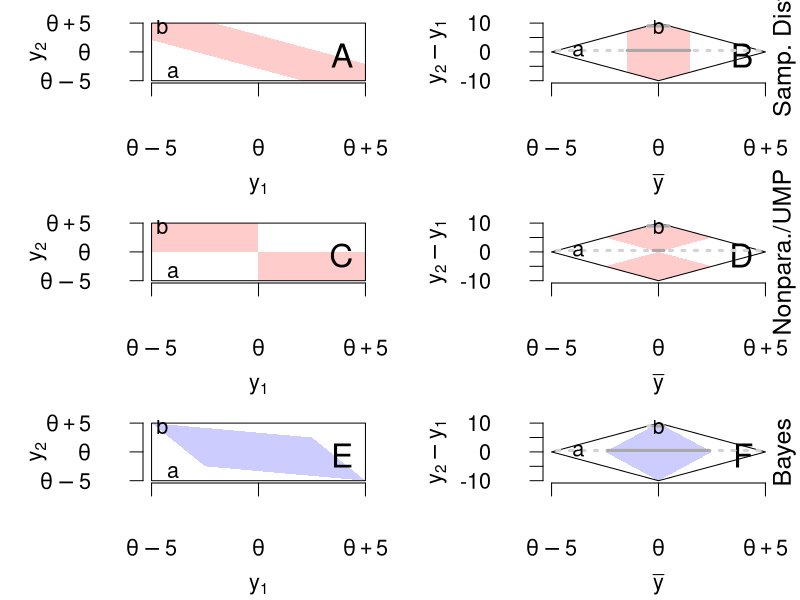

This chart was generated by the following R code:

x.a = c(.1,.15)
x.b = c(.05,.95)

ci2.width=.5*(1-1/sqrt(2))


par(mfrow=c(3,2),cex=1.3,mgp=c(3.5,2,0),mar=c(4.5,5.5,.8,1))
outPoint1.a = .5 * diff(x.a)
outPoint4.a = 1 - .5 * diff(x.a) 

outPoint1.b = .5 * diff(x.b)
outPoint4.b = 1 - .5 * diff(x.b) 

############# SD interval

#5 - 10/sqrt(8)
plot(0,0,ty='n',ylim=c(0,1),xlim=c(0,1),axes=FALSE,ylab=expression(y[2]),xlab=expression(y[1]))
q = sqrt(2)/2
x3 = c(0,0,q,1,1,1-q)
y3 = c(1,q,0,0,1-q,1)
polygon(x3,y3,col=rgb(1,0,0,.2),border=NA)
axis(1,at=2:4/2-1,lab=expression(theta - 5,
                                 theta,
                                 theta + 5
),las=1)
axis(2,at=2:4/2-1,lab=expression(theta - 5,
                                 theta,
                                 theta + 5
),las=1)
rect(0,0,1,1,border="black")

mtext("A",3,-2,adj=.9,cex=2)

points(x.a[1],x.a[2],pch='a')
points(x.b[1],x.b[2],pch='b')


plot(0,0,ty='n',ylim=c(-1,1),xlim=c(0,1),axes=FALSE,ylab=expression(y[2]-y[1]),xlab=expression(bar(y)))
polygon((x3+y3)/2,y3-x3,col=rgb(1,0,0,.2),border=NA)
axis(2,at=-2:2*5/10,lab=-2:2*5,las=1)
axis(1,at=2:4/2-1,lab=expression(theta - 5,
                                 theta,
                                 theta + 5
),las=1)
polygon(c(0,.5,1,.5),c(0,-1,0,1))
mtext("B",3,-2,adj=.9,cex=2)


outPoint2.a = outPoint1.a + max(0,.5 - outPoint1.a - ci2.width)
outPoint2.b = outPoint1.b + max(0,.5 - outPoint1.b - ci2.width)
outPoint3.a = 1 - outPoint2.a
outPoint3.b = 1 - outPoint2.b

segments(outPoint1.a,diff(x.a),outPoint4.a,diff(x.a),col="lightgray",lwd=3,lty=3)
segments(outPoint2.a,diff(x.a),outPoint3.a,diff(x.a),col="darkgray",lwd=3,lty=1)
segments(outPoint1.b,diff(x.b),outPoint4.b,diff(x.b),col="lightgray",lwd=3,lty=3)
segments(outPoint2.b,diff(x.b),outPoint3.b,diff(x.b),col="darkgray",lwd=3,lty=1)



points(mean(x.a),x.a[2]-x.a[1],pch='a')
#abline(h = x.a[2]-x.a[1],col="gray",lty=1)
points(mean(x.b),x.b[2]-x.b[1],pch='b')
#abline(h = x.b[2]-x.b[1],col="gray",lty=1)

mtext("Samp. Dist.", 4, -.5, padj=.5,cex=1.5)
######### NP, UMP

plot(0,0,ty='n',ylim=c(0,1),xlim=c(0,1),axes=FALSE,ylab=expression(y[2]),xlab=expression(y[1]))
x1 = c(0,.5,.5,1,1,0,0,.5,.5,0)
y1 = c(.5,.5,0,0,.5,.5,1,1,.5,.5)
polygon(x1,y1,col=rgb(1,0,0,.2),border=NA)
#x2 = c(0,.25,1,.75,0)
#y2 = c(1,.25,0,.75,1)
#polygon(x2,y2,col=rgb(0,0,1,.2),border=NA)
axis(1,at=2:4/2-1,lab=expression(theta - 5,
                                 theta,
                                 theta + 5
),las=1)
axis(2,at=2:4/2-1,lab=expression(theta - 5,
                                 theta,
                                 theta + 5
),las=1)
rect(0,0,1,1,border="black")

mtext("C",3,-2,adj=.9,cex=2)

points(x.a[1],x.a[2],pch='a')
points(x.b[1],x.b[2],pch='b')


plot(0,0,ty='n',ylim=c(-1,1),xlim=c(0,1),axes=FALSE,ylab=expression(y[2]-y[1]),xlab=expression(bar(y)))
polygon((x1+y1)/2,y1-x1,col=rgb(1,0,0,.2),border=NA)
#polygon((x2+y2)/2,y2-x2,col=rgb(0,0,1,.2),border=NA)
axis(2,at=-2:2*5/10,lab=-2:2*5,las=1)
axis(1,at=2:4/2-1,lab=expression(theta - 5,
                                 theta,
                                 theta + 5
),las=1)
polygon(c(0,.5,1,.5),c(0,-1,0,1))
mtext("D",3,-2,adj=.9,cex=2)

outPoint2.a = outPoint1.a + .5 - min(.5,abs(diff(x.a)))
outPoint2.b = outPoint1.b + .5 - min(.5,abs(diff(x.b)))
outPoint3.a = 1 - outPoint2.a
outPoint3.b = 1 - outPoint2.b

segments(outPoint1.a,diff(x.a),outPoint4.a,diff(x.a),col="lightgray",lwd=3,lty=3)
segments(outPoint2.a,diff(x.a),outPoint3.a,diff(x.a),col="darkgray",lwd=3,lty=1)
segments(outPoint1.b,diff(x.b),outPoint4.b,diff(x.b),col="lightgray",lwd=3,lty=3)
segments(outPoint2.b,diff(x.b),outPoint3.b,diff(x.b),col="darkgray",lwd=3,lty=1)


points(mean(x.a),x.a[2]-x.a[1],pch='a')
#abline(h = x.a[2]-x.a[1],col="gray",lty=1)
points(mean(x.b),x.b[2]-x.b[1],pch='b')
#abline(h = x.b[2]-x.b[1],col="gray",lty=1)

mtext("Nonpara./UMP", 4, -.5, padj=.5, cex=1.5)


########## Bayes interval

plot(0,0,ty='n',ylim=c(0,1),xlim=c(0,1),axes=FALSE,ylab=expression(y[2]),xlab=expression(y[1]))
#x1 = c(0,.5,.5,1,1,0,0,.5,.5,0)
#y1 = c(.5,.5,0,0,.5,.5,1,1,.5,.5)
#polygon(x1,y1,col=rgb(1,0,0,.2),border=NA)
x2 = c(0,.25,1,.75,0)
y2 = c(1,.25,0,.75,1)
polygon(x2,y2,col=rgb(0,0,1,.2),border=NA)
axis(1,at=2:4/2-1,lab=expression(theta - 5,
                                 theta,
                                 theta + 5
),las=1)
axis(2,at=2:4/2-1,lab=expression(theta - 5,
                                 theta,
                                 theta + 5
),las=1)
rect(0,0,1,1,border="black")

mtext("E",3,-2,adj=.9,cex=2)

points(x.a[1],x.a[2],pch='a')
points(x.b[1],x.b[2],pch='b')


plot(0,0,ty='n',ylim=c(-1,1),xlim=c(0,1),axes=FALSE,ylab=expression(y[2]-y[1]),xlab=expression(bar(y)))
#polygon((x1+y1)/2,y1-x1,col=rgb(1,0,0,.2),border=NA)
polygon((x2+y2)/2,y2-x2,col=rgb(0,0,1,.2),border=NA)
axis(2,at=-2:2*5/10,lab=-2:2*5,las=1)
axis(1,at=2:4/2-1,lab=expression(theta - 5,
                                 theta,
                                 theta + 5
),las=1)
polygon(c(0,.5,1,.5),c(0,-1,0,1))
mtext("F",3,-2,adj=.9,cex=2)

outPoint2.a = outPoint1.a + .5*(.5 - outPoint1.a)
outPoint2.b = outPoint1.b + .5*(.5 - outPoint1.b)
outPoint3.a = 1 - outPoint2.a
outPoint3.b = 1 - outPoint2.b

segments(outPoint1.a,diff(x.a),outPoint4.a,diff(x.a),col="lightgray",lwd=3,lty=3)
segments(outPoint2.a,diff(x.a),outPoint3.a,diff(x.a),col="darkgray",lwd=3,lty=1)
segments(outPoint1.b,diff(x.b),outPoint4.b,diff(x.b),col="lightgray",lwd=3,lty=3)
segments(outPoint2.b,diff(x.b),outPoint3.b,diff(x.b),col="darkgray",lwd=3,lty=1)


points(mean(x.a),x.a[2]-x.a[1],pch='a')
#abline(h = x.a[2]-x.a[1],col="gray",lty=1)
points(mean(x.b),x.b[2]-x.b[1],pch='b')
#abline(h = x.b[2]-x.b[1],col="gray",lty=1)

mtext("Bayes", 4, -.5, padj=.5,cex=1.5)

